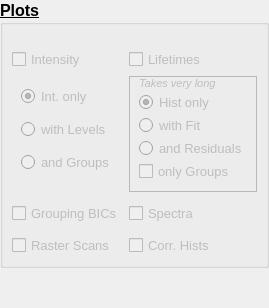
               <widget class="QFrame" name="frame_5">
                <property name="sizePolicy">
                 <sizepolicy hsizetype="Fixed" vsizetype="Preferred">
                  <horstretch>0</horstretch>
                  <verstretch>0</verstretch>
                 </sizepolicy>
                </property>
                <property name="minimumSize">
                 <size>
                  <width>0</width>
                  <height>0</height>
                 </size>
                </property>
                <property name="frameShape">
                 <enum>QFrame::NoFrame</enum>
                </property>
                <property name="frameShadow">
                 <enum>QFrame::Raised</enum>
                </property>
                <layout class="QVBoxLayout" name="verticalLayout_8">
                 <property name="spacing">
                  <number>0</number>
                 </property>
                 <property name="leftMargin">
                  <number>0</number>
                 </property>
                 <property name="topMargin">
                  <number>0</number>
                 </property>
                 <property name="rightMargin">
                  <number>0</number>
                 </property>
                 <property name="bottomMargin">
                  <number>0</number>
                 </property>
                 <item>
                  <widget class="QGroupBox" name="gbxExport_Plots">
                   <property name="enabled">
                    <bool>true</bool>
                   </property>
                   <property name="sizePolicy">
                    <sizepolicy hsizetype="Fixed" vsizetype="Fixed">
                     <horstretch>0</horstretch>
                     <verstretch>0</verstretch>
                    </sizepolicy>
                   </property>
                   <property name="minimumSize">
                    <size>
                     <width>0</width>
                     <height>0</height>
                    </size>
                   </property>
                   <property name="font">
                    <font>
                     <pointsize>12</pointsize>
                     <weight>75</weight>
                     <bold>true</bold>
                     <underline>true</underline>
                    </font>
                   </property>
                   <property name="title">
                    <string>Plots</string>
                   </property>
                   <layout class="QGridLayout" name="gridLayout_6">
                    <item row="0" column="1">
                     <spacer name="verticalSpacer_10">
                      <property name="orientation">
                       <enum>Qt::Vertical</enum>
                      </property>
                      <property name="sizeType">
                       <enum>QSizePolicy::Fixed</enum>
                      </property>
                      <property name="sizeHint" stdset="0">
                       <size>
                        <width>20</width>
                        <height>15</height>
                       </size>
                      </property>
                     </spacer>
                    </item>
                    <item row="4" column="1">
                     <widget class="QCheckBox" name="chbEx_Plot_Group_BIC">
                      <property name="enabled">
                       <bool>false</bool>
                      </property>
                      <property name="font">
                       <font>
                        <pointsize>10</pointsize>
                        <weight>50</weight>
                        <bold>false</bold>
                        <underline>false</underline>
                       </font>
                      </property>
                      <property name="text">
                       <string>Grouping BICs</string>
                      </property>
                     </widget>
                    </item>
                    <item row="1" column="2">
                     <widget class="QCheckBox" name="chbEx_Plot_Lifetimes">
                      <property name="enabled">
                       <bool>false</bool>
                      </property>
                      <property name="font">
                       <font>
                        <pointsize>10</pointsize>
                        <weight>50</weight>
                        <bold>false</bold>
                        <underline>false</underline>
                       </font>
                      </property>
                      <property name="text">
                       <string>Lifetimes</string>
                      </property>
                     </widget>
                    </item>
                    <item row="4" column="2">
                     <widget class="QCheckBox" name="chbEx_Plot_Spectra">
                      <property name="enabled">
                       <bool>false</bool>
                      </property>
                      <property name="font">
                       <font>
                        <pointsize>10</pointsize>
                        <weight>50</weight>
                        <bold>false</bold>
                        <underline>false</underline>
                       </font>
                      </property>
                      <property name="text">
                       <string>Spectra</string>
                      </property>
                     </widget>
                    </item>
                    <item row="2" column="1">
                     <widget class="QFrame" name="frmPlot_Int_Selection">
                      <property name="enabled">
                       <bool>true</bool>
                      </property>
                      <property name="frameShape">
                       <enum>QFrame::NoFrame</enum>
                      </property>
                      <property name="frameShadow">
                       <enum>QFrame::Plain</enum>
                      </property>
                      <property name="lineWidth">
                       <number>1</number>
                      </property>
                      <layout class="QVBoxLayout" name="verticalLayout_2">
                       <property name="spacing">
                        <number>2</number>
                       </property>
                       <property name="topMargin">
                        <number>0</number>
                       </property>
                       <item>
                        <widget class="QRadioButton" name="rdbInt_Only">
                         <property name="enabled">
                          <bool>false</bool>
                         </property>
                         <property name="font">
                          <font>
                           <pointsize>10</pointsize>
                           <weight>50</weight>
                           <bold>false</bold>
                           <underline>false</underline>
                          </font>
                         </property>
                         <property name="text">
                          <string>Int. only</string>
                         </property>
                         <property name="checked">
                          <bool>true</bool>
                         </property>
                        </widget>
                       </item>
                       <item>
                        <widget class="QRadioButton" name="rdbWith_Levels">
                         <property name="enabled">
                          <bool>false</bool>
                         </property>
                         <property name="font">
                          <font>
                           <pointsize>10</pointsize>
                           <weight>50</weight>
                           <bold>false</bold>
                           <underline>false</underline>
                          </font>
                         </property>
                         <property name="text">
                          <string>with Levels</string>
                         </property>
                         <property name="checkable">
                          <bool>true</bool>
                         </property>
                         <property name="checked">
                          <bool>false</bool>
                         </property>
                        </widget>
                       </item>
                       <item>
                        <widget class="QRadioButton" name="rdbAnd_Groups">
                         <property name="enabled">
                          <bool>false</bool>
                         </property>
                         <property name="font">
                          <font>
                           <pointsize>10</pointsize>
                           <weight>50</weight>
                           <bold>false</bold>
                           <underline>false</underline>
                          </font>
                         </property>
                         <property name="text">
                          <string>and Groups</string>
                         </property>
                         <property name="checkable">
                          <bool>true</bool>
                         </property>
                        </widget>
                       </item>
                      </layout>
                     </widget>
                    </item>
                    <item row="2" column="2">
                     <widget class="QFrame" name="frmPlot_Lifetime_Selection">
                      <property name="enabled">
                       <bool>true</bool>
                      </property>
                      <property name="frameShape">
                       <enum>QFrame::StyledPanel</enum>
                      </property>
                      <property name="frameShadow">
                       <enum>QFrame::Raised</enum>
                      </property>
                      <layout class="QVBoxLayout" name="verticalLayout_17">
                       <property name="spacing">
                        <number>2</number>
                       </property>
                       <property name="topMargin">
                        <number>0</number>
                       </property>
                       <item>
                        <widget class="QLabel" name="label_4">
                         <property name="enabled">
                          <bool>false</bool>
                         </property>
                         <property name="font">
                          <font>
                           <pointsize>8</pointsize>
                           <weight>50</weight>
                           <italic>true</italic>
                           <bold>false</bold>
                           <underline>false</underline>
                          </font>
                         </property>
                         <property name="text">
                          <string>Takes very long</string>
                         </property>
                        </widget>
                       </item>
                       <item>
                        <widget class="QRadioButton" name="rdbHist_Only">
                         <property name="enabled">
                          <bool>false</bool>
                         </property>
                         <property name="font">
                          <font>
                           <pointsize>10</pointsize>
                           <weight>50</weight>
                           <bold>false</bold>
                           <underline>false</underline>
                          </font>
                         </property>
                         <property name="text">
                          <string>Hist only</string>
                         </property>
                         <property name="checkable">
                          <bool>true</bool>
                         </property>
                         <property name="checked">
                          <bool>true</bool>
                         </property>
                         <property name="autoExclusive">
                          <bool>true</bool>
                         </property>
                        </widget>
                       </item>
                       <item>
                        <widget class="QRadioButton" name="rdbWith_Fit">
                         <property name="enabled">
                          <bool>false</bool>
                         </property>
                         <property name="font">
                          <font>
                           <pointsize>10</pointsize>
                           <weight>50</weight>
                           <bold>false</bold>
                           <underline>false</underline>
                          </font>
                         </property>
                         <property name="text">
                          <string>with Fit</string>
                         </property>
                         <property name="checkable">
                          <bool>true</bool>
                         </property>
                         <property name="checked">
                          <bool>false</bool>
                         </property>
                         <property name="autoExclusive">
                          <bool>true</bool>
                         </property>
                        </widget>
                       </item>
                       <item>
                        <widget class="QRadioButton" name="rdbAnd_Residuals">
                         <property name="enabled">
                          <bool>false</bool>
                         </property>
                         <property name="font">
                          <font>
                           <pointsize>10</pointsize>
                           <weight>50</weight>
                           <bold>false</bold>
                           <underline>false</underline>
                          </font>
                         </property>
                         <property name="text">
                          <string>and Residuals</string>
                         </property>
                         <property name="checkable">
                          <bool>true</bool>
                         </property>
                         <property name="checked">
                          <bool>false</bool>
                         </property>
                         <property name="autoExclusive">
                          <bool>true</bool>
                         </property>
                        </widget>
                       </item>
                       <item>
                        <widget class="QCheckBox" name="chbEx_Plot_Lifetimes_Only_Groups">
                         <property name="enabled">
                          <bool>false</bool>
                         </property>
                         <property name="font">
                          <font>
                           <pointsize>10</pointsize>
                           <weight>50</weight>
                           <bold>false</bold>
                           <underline>false</underline>
                          </font>
                         </property>
                         <property name="text">
                          <string>only Groups</string>
                         </property>
                        </widget>
                       </item>
                      </layout>
                     </widget>
                    </item>
                    <item row="6" column="1">
                     <widget class="QCheckBox" name="chbEx_Plot_Raster_Scans">
                      <property name="enabled">
                       <bool>false</bool>
                      </property>
                      <property name="font">
                       <font>
                        <pointsize>10</pointsize>
                        <weight>50</weight>
                        <bold>false</bold>
                        <underline>false</underline>
                       </font>
                      </property>
                      <property name="text">
                       <string>Raster Scans</string>
                      </property>
                     </widget>
                    </item>
                    <item row="3" column="1">
                     <spacer name="spcEx_Grouping_2">
                      <property name="orientation">
                       <enum>Qt::Vertical</enum>
                      </property>
                      <property name="sizeType">
                       <enum>QSizePolicy::Minimum</enum>
                      </property>
                      <property name="sizeHint" stdset="0">
                       <size>
                        <width>20</width>
                        <height>5</height>
                       </size>
                      </property>
                     </spacer>
                    </item>
                    <item row="5" column="1">
                     <spacer name="spcEx_Grouping_3">
                      <property name="orientation">
                       <enum>Qt::Vertical</enum>
                      </property>
                      <property name="sizeType">
                       <enum>QSizePolicy::Minimum</enum>
                      </property>
                      <property name="sizeHint" stdset="0">
                       <size>
                        <width>20</width>
                        <height>5</height>
                       </size>
                      </property>
                     </spacer>
                    </item>
                    <item row="1" column="1">
                     <widget class="QCheckBox" name="chbEx_Plot_Intensity">
                      <property name="enabled">
                       <bool>false</bool>
                      </property>
                      <property name="font">
                       <font>
                        <pointsize>10</pointsize>
                        <weight>50</weight>
                        <bold>false</bold>
                        <underline>false</underline>
                       </font>
                      </property>
                      <property name="text">
                       <string>Intensity</string>
                      </property>
                     </widget>
                    </item>
                    <item row="6" column="2">
                     <widget class="QCheckBox" name="chbEx_Plot_Corr">
                      <property name="enabled">
                       <bool>false</bool>
                      </property>
                      <property name="font">
                       <font>
                        <pointsize>10</pointsize>
                        <weight>50</weight>
                        <bold>false</bold>
                        <underline>false</underline>
                       </font>
                      </property>
                      <property name="text">
                       <string>Corr. Hists</string>
                      </property>
                     </widget>
                    </item>
                   </layout>
                  </widget>
                 </item>
                 <item>
                  <spacer name="spcEx_Spectra">
                   <property name="orientation">
                    <enum>Qt::Vertical</enum>
                   </property>
                   <property name="sizeType">
                    <enum>QSizePolicy::MinimumExpanding</enum>
                   </property>
                   <property name="sizeHint" stdset="0">
                    <size>
                     <width>20</width>
                     <height>40</height>
                    </size>
                   </property>
                  </spacer>
                 </item>
                </layout>
               </widget>
